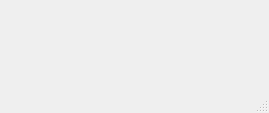
<?xml version="1.0" encoding="UTF-8"?>
<ui version="4.0">
 <class>MainWindow</class>
 <widget class="QMainWindow" name="MainWindow">
  <property name="geometry">
   <rect>
    <x>0</x>
    <y>0</y>
    <width>269</width>
    <height>113</height>
   </rect>
  </property>
  <property name="windowTitle">
   <string>MainWindow</string>
  </property>
  <widget class="QWidget" name="centralwidget"/>
  <widget class="QMenuBar" name="menubar">
   <property name="geometry">
    <rect>
     <x>0</x>
     <y>0</y>
     <width>269</width>
     <height>23</height>
    </rect>
   </property>
  </widget>
  <widget class="QStatusBar" name="statusbar"/>
 </widget>
 <resources/>
 <connections/>
</ui>
